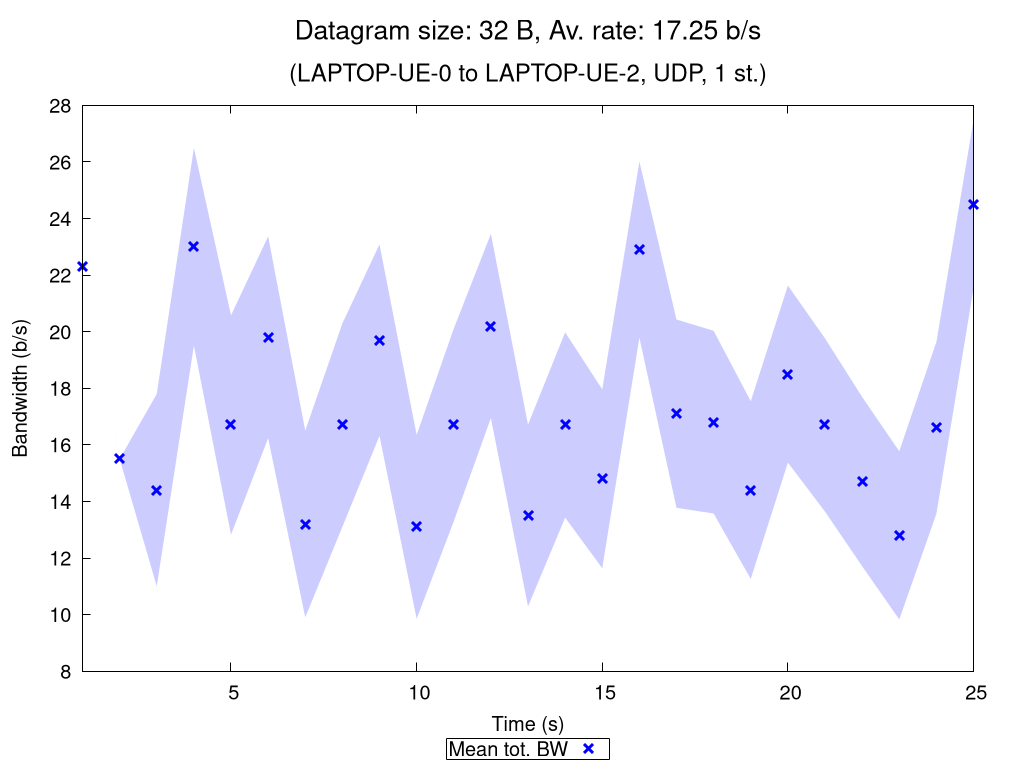

Reproduce this figure in gnuplot.
set terminal pngcairo nocrop enhanced size 1024,768 font "Verdana,15"
set output "UDP_1_st_2020_10_13_13-56-01_one2two_00032B.png"

set title "{/=20 Datagram size: 32 B, Av. rate: 17.25 b/s}\n\n{/=18 (LAPTOP-UE-0 to LAPTOP-UE-2, UDP, 1 st.)}"

set xlabel "Time (s)"
set ylabel "Bandwidth (b/s)"
set ytics nomirror
set key bmargin center horizontal box samplen 1 width -1
set bmargin 4.6
set rmargin 4.5

rf = 1.0  # rate factor
set style fill transparent solid 0.2 noborder
set autoscale xfix
plot "UDP_1_st_2020_10_13_13-56-01_one2two_00032B_iperf_processed.dat" using 1:($2/rf-$3/rf):($2/rf+$3/rf) with filledcurves lc rgb "blue" notitle, \
     "" using 1:($2/rf) with points pt 2 ps 1.5 lw 3 lc rgb "blue" title "Mean tot. BW", \
